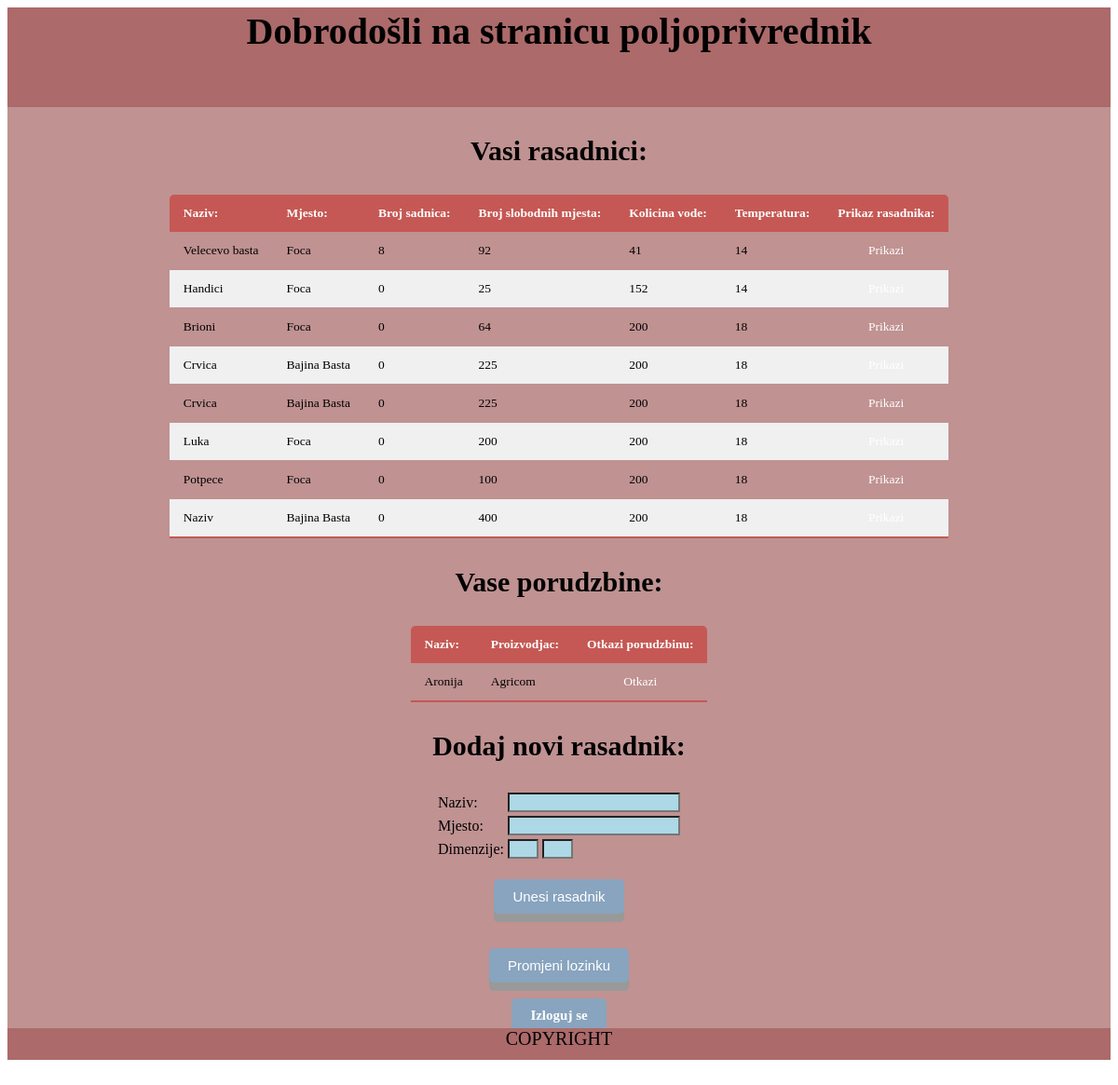
The page /WebAppForFarmers/Poljoprivrednik.php (signed in) on the database its author committed.
### tables this page shows
CREATE TABLE IF NOT EXISTS `rasadnik` (
  `id` int(11) NOT NULL AUTO_INCREMENT,
  `naziv` varchar(20) NOT NULL,
  `mjesto` varchar(20) NOT NULL,
  `duzina` int(11) NOT NULL,
  `sirina` int(11) NOT NULL,
  `temperatura` int(11) NOT NULL DEFAULT 18,
  `nivo` int(11) NOT NULL DEFAULT 200,
  `vlasnik` varchar(30) NOT NULL,
  PRIMARY KEY (`id`),
  KEY `vlasnik` (`vlasnik`)
);

CREATE TABLE IF NOT EXISTS `sadrzajnar` (
  `idNar` int(11) NOT NULL,
  `idPro` int(11) NOT NULL,
  KEY `idNar` (`idNar`,`idPro`),
  KEY `idPro` (`idPro`)
);

CREATE TABLE IF NOT EXISTS `proizvod` (
  `idProiz` int(11) NOT NULL AUTO_INCREMENT,
  `usernameProiz` varchar(30) NOT NULL,
  `naziv` varchar(30) NOT NULL,
  `proizvodjac` varchar(30) NOT NULL,
  `vrijeme` int(11) NOT NULL,
  `tip` varchar(1) NOT NULL,
  `kolicina` int(11) NOT NULL,
  `cijena` int(11) NOT NULL,
  PRIMARY KEY (`idProiz`),
  KEY `tip` (`tip`),
  KEY `usernameProiz` (`usernameProiz`),
  KEY `proizvodjac` (`proizvodjac`)
);

### WebAppForFarmers/Konekcija.php (called while the page is built, shortened)
<?php
    class Konekcija
    {
        private $veza;
        public function __construct($DB_HOST, $DB_USER, $DB_PASS, $DB_BASE)
        {
            $this->veza = mysqli_connect($DB_HOST, $DB_USER, $DB_PASS, $DB_BASE)
                        or die("Neuspjesna konekcija: ".mysqli_connect.error());
        }
        public function getVeza()
        {
            return $this->veza;
        }
    }
?>

### WebAppForFarmers/Poljoprivreda.php (called while the page is built, shortened)
<?php
    class Poljoprivrednik extends Korisnik
    {
        public function brojSadnica($konekcija, $idRasadnik)
        {
            $upit = "SELECT * FROM zasadjene WHERE idRasadnik = ".$idRasadnik;
            $rezultat = mysqli_query($konekcija->getVeza(), $upit)
                        or die("Neuspjesan upit: ".$upit);
            $p = mysqli_num_rows($rezultat);
            return $p;
        }
        public function brojSlobodnih($konekcija, $idRasadnik)
        {
            $upit = "SELECT * FROM rasadnik WHERE id = ".$idRasadnik;
            $rezultat = mysqli_query($konekcija->getVeza(), $upit)
                    or die("Neuspjesan upit: ".$upit);
            $red = mysqli_fetch_array($rezultat);
            $duzina = $red['duzina'];
            $sirina = $red['sirina'];
            $pom = ($duzina * $sirina) - $this->brojSadnica($konekcija, $idRasadnik);
            return $pom;
        }
    }
?>

### WebAppForFarmers/Poljoprivrednik.php (the view, shortened to what this page needs)
<html>
    <head>
      <link rel="stylesheet" type="text/css" href="stil.css">
    </head>
    <body>
        <div id='header'>
            Dobrodošli na stranicu poljoprivrednik
        </div>
        <div id = 'menu'>
        <center>
            <?php
                require_once('Konekcija.php');
                $konekcija = new Konekcija(DB_HOST, DB_USER, DB_PASS, DB_NAME);
                require_once('Poljoprivreda.php');
                $poljop = new Poljoprivrednik($konekcija);
                $poljop->logovanjePolj($_SESSION['username']);
                $upit = "SELECT * FROM rasadnik WHERE vlasnik = '".$_SESSION['username']."'";
                $rezultat = mysqli_query($konekcija->getVeza(), $upit)
                            or die("Neuspjesan upit: ".$upit);
                $upit1 = "SELECT p.naziv, p.proizvodjac, s.idPro, n.idNarudzbine FROM narudzbine n, sadrzajnar s, proizvod p WHERE n.idNarudzbine=s.idNar AND n.porucio='".$_SESSION['username']."' AND p.idProiz=s.IdPro AND n.status = 'NIJE ISPORUCENA'";
                $rezultat1 = mysqli_query($konekcija->getVeza(), $upit1)
                        or die("Greska u upitu: ".$upit1);
                if(mysqli_num_rows($rezultat) > 0)
                {
                    echo
                    "<center>
                        <p class ='naslov'>Vasi rasadnici:</h1>
                    </center>
                    <form name = 'rasadnici' method = 'GET' action = '#' >
                        <table class = 'tabela'>
                            <thead>
                            <tr>
                                <th>Naziv:</th>
                                <th>Mjesto: </th>
                                <th>Broj sadnica:</th>
                                <th>Broj slobodnih mjesta:</th>
                                <th>Kolicina vode:</th>
                                <th>Temperatura:</th>
                                <th>Prikaz rasadnika:</th>
                            </tr>
                            </thead><tbody>
                    ";
                }
                while($niz = mysqli_fetch_array($rezultat))
                {
                    echo "<tr>
                            <td>".$niz['naziv']."</td>
                            <td>".$niz['mjesto']."</td>
                            <td>".$poljop->brojSadnica($konekcija, $niz['id'])."</td>
                            <td>".$poljop->brojSlobodnih($konekcija, $niz['id'])."</td>
                            <td>".$niz['nivo']."</td>
                            <td>".$niz['temperatura']."</td>
                            <td><a href = 'Rasadnik.php?idRas=".$niz['id']."'><center>Prikazi</center></a></td>
                        </tr>";
                }
                if(mysqli_num_rows($rezultat) > 0)
                {
                    echo "</tbody>
                            </table>
                                </form>";
                }
            if(mysqli_num_rows($rezultat1) > 0)
            {
                echo
                "<center>
                    <p class = 'naslov'>Vase porudzbine:</p>
                </center>
                <form name = 'porudzbine' method = 'GET' action = '#' >
                    <table class='tabela'>
                    <thead>
                        <tr>
                            <th>Naziv:</th>
                            <th>Proizvodjac:</th>
                            <th>Otkazi porudzbinu:</th>
                        </tr>
                    </thead>
                    <tbody>
                ";
            }
            while($niz1 = mysqli_fetch_array($rezultat1))
            {
                echo "<tr>
                        <td>".$niz1['naziv']."</td>
                        <td>".$niz1['proizvodjac']."</td>
                        <td><a href = 'otkazi.php?id=".$niz1['idPro']."/".$niz1['idNarudzbine']."'><center>Otkazi</center></a></td>
                    </tr>";
            }
            if(mysqli_num_rows($rezultat1) > 0)
            {
                echo "
                </tbody></table>
                    </form>";
            }
            echo "<p class='naslov'>Dodaj novi rasadnik:</p>
            <table>
            <form name='noviRas' method='GET' action='#'>
                <tr><td>Naziv:</td><td><input type = 'text' name='naziv'></td></tr>
                <tr><td>Mjesto:</td><td><input type = 'text' name='mjesto'></td></tr>
                <tr><td>Dimenzije:</td><td><input type = 'text' name='duz' size='1'> <input type = 'text' name='sir' size='1'></td></tr>
                <tr><td colspan='2'>                <br/>
                <center><input type = 'submit' class='button' name='potv' value='Unesi rasadnik'></center></td></tr>
                </form>
            </table>
        ";
?>
        <br/><br/>
        <button onclick = 'PromjeniLozinku()' class = 'button' id='promLoz'>Promjeni lozinku</button><br/>
        <br/>
            <a href = 'Logout.php' class='linkovi'>Izloguj se</a>
        </div>
        <div id = 'footer'>
            COPYRIGHT
        </div>
     </body>
</html>

### WebAppForFarmers/stil.css (style rules this page uses)
#header { background: #ac6a6a; font-size: 40px; padding: 2px; height: 9%; text-align: center; overflow: auto; font-family: Brush Script MT, Brush Script Std, cursive; font-weight: bold; }
#menu { display: inline-block; background: #c09292; text-align: center; font-family: Georgia, serif; width: 100%; height: 86%; font-size: 15px; overflow: auto; font-weight: bold; }
#footer { background: #ac6a6a; overflow: auto; font-family:Brush Script MT, Brush Script Std, cursive; height: 3%; font-size: 20px; text-align: center; }
input { background-color: lightblue; }
.naslov { font-size: 30px; font-weight: bold; }
.tabela { border-collapse: collapse; margin: 25px 0; font-size: 0.9em; min-width: 200px; border-radius: 5px 5px 0 0; overflow: hidden; }
.tabela thead tr { background-color: #c55854; color: #ffffff; text-align: left; font-weight: bold; }
.tabela th, .tabela td { padding: 12px 15px; }
.tabela tbody tr { border-bottom: 1px solid #c09292; }
.tabela tbody tr:nth-of-type(even) { background-color: #f0f0f0; }
.tabela tbody tr:last-of-type { border-bottom: 2px solid #c55854; }
.button { display: inline-block; padding: 10px 20px; font-size: 15px; cursor: pointer; text-align: center; text-decoration: none; outline: none; color: #fff; background-color: #88a4be; border: none; border-radius: 5px; box-shadow: 0 9px #999; }
a.linkovi { display: inline-block; padding: 10px 20px; font-size: 15px; cursor: pointer; text-align: center; text-decoration: none; outline: none; color: #fff; background-color: #88a4be; border: none; border-radius: 5px; box-shadow: 0 9px #999; }
a { color: white; text-decoration: none; }

### rows shown on the page
rasadnik: naziv "Velecevo basta", mjesto "Foca", brojSadnica "8", brojSlobodnih "92", nivo "41", temperatura "14"
rasadnik: naziv "Handici", mjesto "Foca", brojSadnica "0", brojSlobodnih "25", nivo "152", temperatura "14"
rasadnik: naziv "Brioni", mjesto "Foca", brojSadnica "0", brojSlobodnih "64", nivo "200", temperatura "18"
rasadnik: naziv "Crvica", mjesto "Bajina Basta", brojSadnica "0", brojSlobodnih "225", nivo "200", temperatura "18"
rasadnik: naziv "Crvica", mjesto "Bajina Basta", brojSadnica "0", brojSlobodnih "225", nivo "200", temperatura "18"
rasadnik: naziv "Luka", mjesto "Foca", brojSadnica "0", brojSlobodnih "200", nivo "200", temperatura "18"
rasadnik: naziv "Potpece", mjesto "Foca", brojSadnica "0", brojSlobodnih "100", nivo "200", temperatura "18"
rasadnik: naziv "Naziv", mjesto "Bajina Basta", brojSadnica "0", brojSlobodnih "400", nivo "200", temperatura "18"
sadrzajnar: idPro.naziv "Aronija", idPro.proizvodjac "Agricom"
